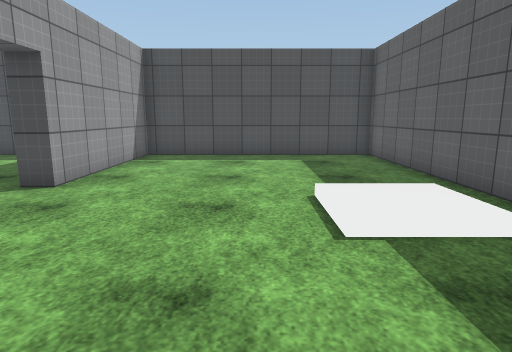
View 1 (above)

14 first-person views from a walk through a scene from a Unity 3-D project. The camera is 1.3 m above the floor, tilts 10° down and sees 75° across. The floor is counted in squares, 1 m on a side. Each view is taken from the middle of a square. On the plan, view 1 faces up. The plan holds only what a view shows up to about 14 squares ahead; the rest is blank. The place goes on beyond the plan. The player is left out. Surface patterns are stand-ins for the level's own textures.

View 2
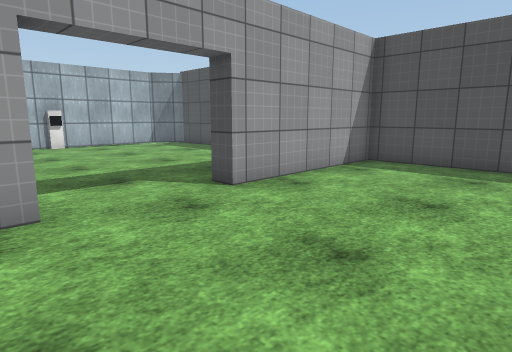

View 3
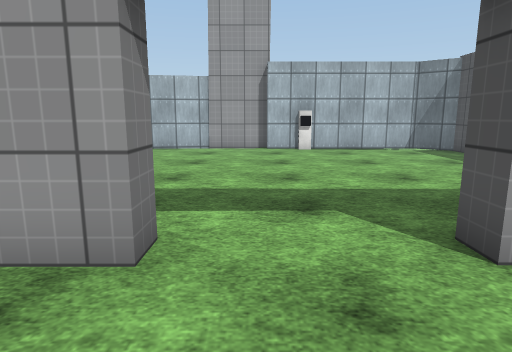

View 4
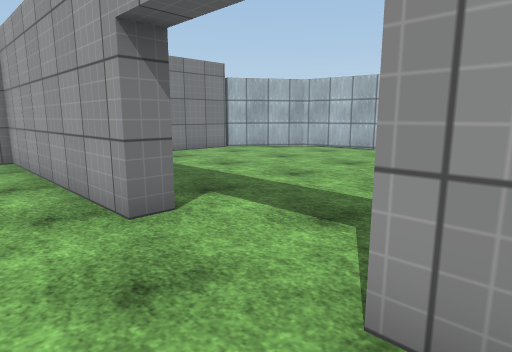

View 5
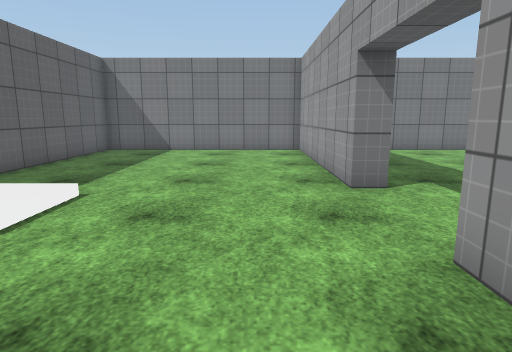

View 6
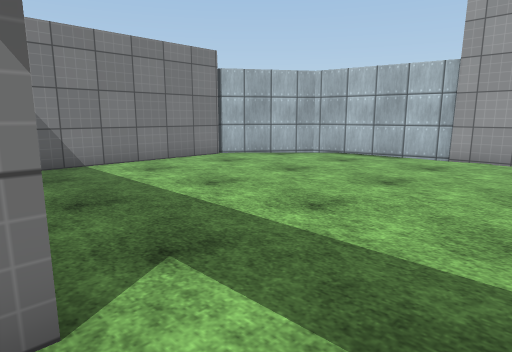

View 7
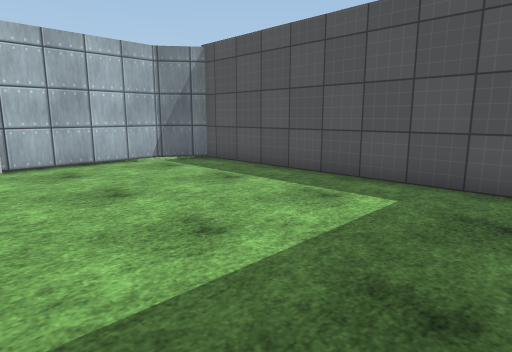

View 8
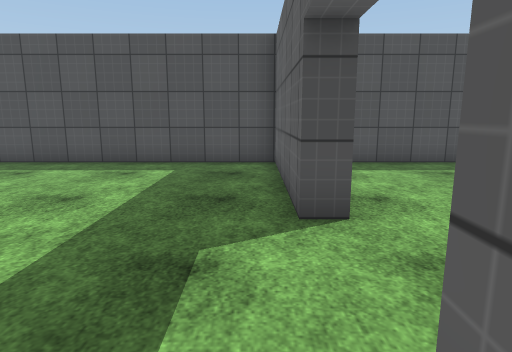

View 9
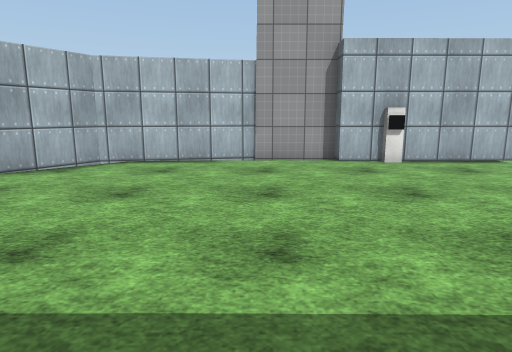

View 10
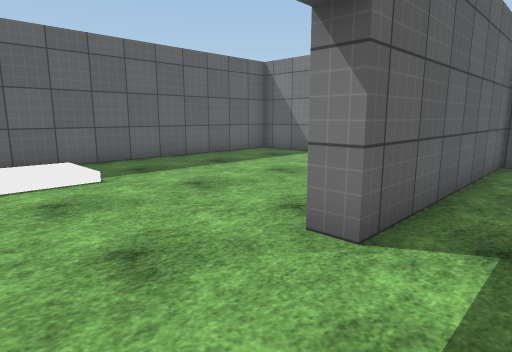

View 11
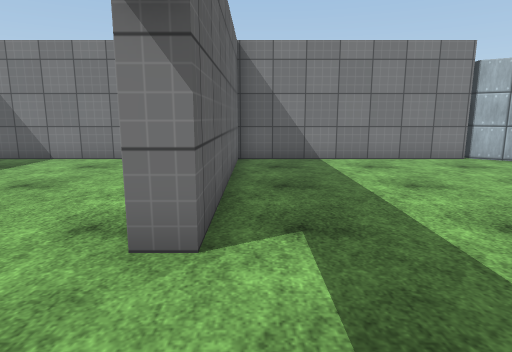

View 12
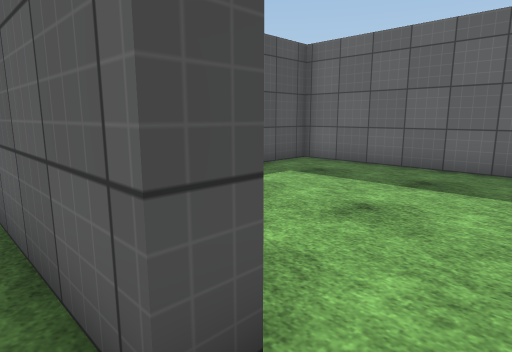

View 13
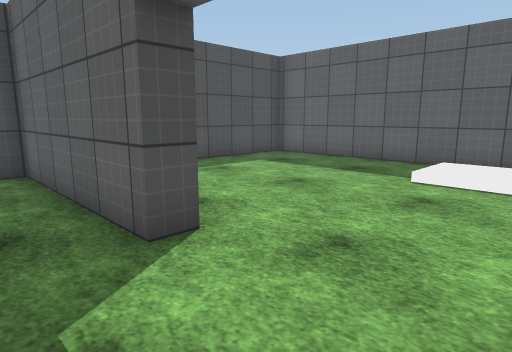

View 14
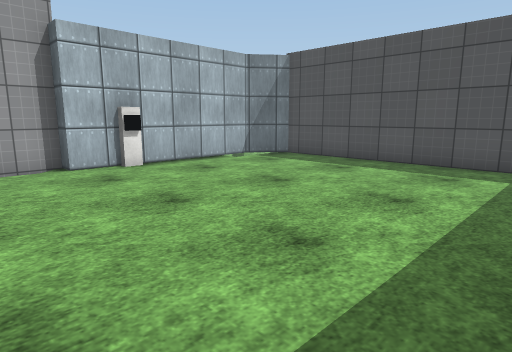

### Floor plan
Points are (right, up) in squares from view 1. A wall is a line through its corners. A room is listed if a view was taken in it or the views show most of it. See-through windows are left out.
Room 1 (views 1, 2, 3, 4, 5, 6, 7, 8, 9, 10, 11, 12, 13, 14)
walls: (-14.9, 5.5) (-14.9, 4.5) (-15.5, 4.5) (-15.5, 1.9); (-15.6, 2) (-14.7, -2.6) (-11.8, -4.6); (-11.6, -4.5) (-4.4, -4.5) (-4.4, 2.9) (-3.8, 2.9) (-3.8, -4.5) (4, -4.5) (4, 11.7) (-3.8, 11.7) (-3.8, 6.2) (-4.4, 6.2) (-4.4, 11.7) (-14, 11.7) (-14.9, 10.5) (-14.9, 6.4)

Positions as (right, up) in squares from view 1, and headings:
1: (0, 0), facing up
2: (1, 2), facing up-left
3: (-1, 4), facing left
4: (-2, 7), facing down-left
5: (-2, 9), facing down
6: (-4, 5), facing down-left
7: (-5, 5), facing up-left
8: (-5, 2), facing up
9: (-5, 2), facing left
10: (-6, 6), facing down-right
11: (-5, 6), facing down
12: (-5, 5), facing up-right
13: (-6, 3), facing up-right
14: (-6, 2), facing up-left
